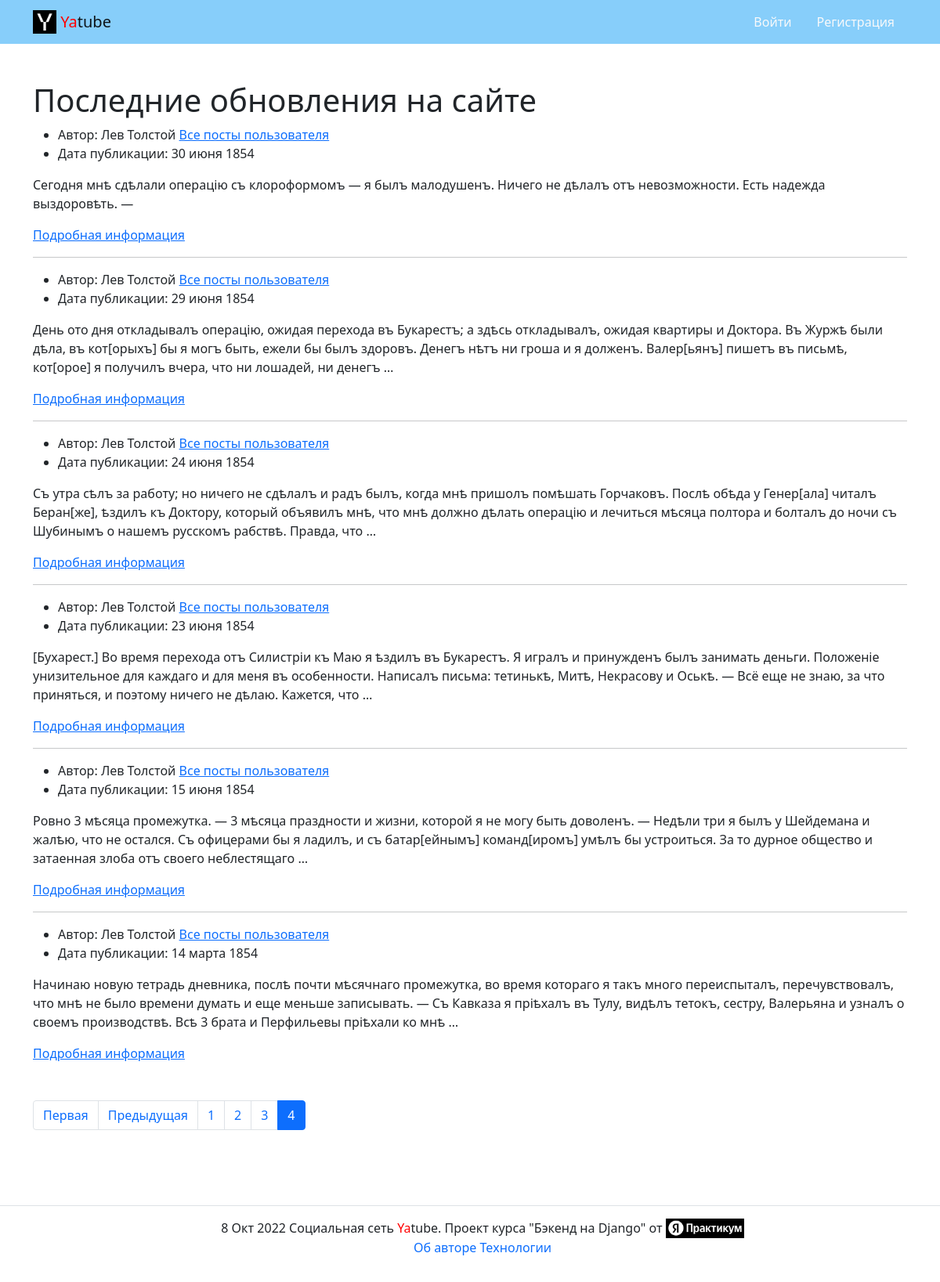
/?page=4, run on the app's committed database.
### posts/models.py (models this page shows, shortened)
class Post(models.Model):
    text = models.TextField(
        verbose_name="Текст поста",
        help_text="Добавьте описание поста"
    )
    pub_date = models.DateTimeField(
        auto_now_add=True,
        verbose_name="Дата публикации"
    )
    author = models.ForeignKey(
        User,
        on_delete=models.CASCADE,
        related_name='posts',
        verbose_name="Автор"
    )
    group = models.ForeignKey(
        Group,
        blank=True,
        null=True,
        related_name='posts',
        on_delete=models.SET_NULL,
        verbose_name="Группа",
        help_text="Укажите группу в которой опубликуется пост"
    )
    image = models.ImageField(
        verbose_name="Картинка",
        help_text="Прикрепите изображение",
        upload_to='posts/',
        blank=True
    )
    class Meta:
        ordering = ('-pub_date',)
        verbose_name = "Статья"
        verbose_name_plural = "Статьи"

### posts/views.py (the view)
# urls.py: path('', views.index, name='index'),
def index(request):
    post_list = cache.get('index_page')
    if not post_list:
        post_list = Post.objects.select_related('author', 'group')
        cache.set('index_page', post_list, 20)
    context = {
        'page_obj': paginator(request.GET.get('page'), post_list),
        'title': 'Последние обновления на сайте',
    }
    return render(request, 'posts/index.html', context)

### posts/views.py (called while the page is built)
def paginator(page_number, post_list):
    post = Paginator(post_list, settings.NUMBER_POST)
    page_obj = post.get_page(page_number)
    return page_obj

### templates/posts/index.html (shortened to what this page needs)
{% extends 'base.html' %}
{% block content %}
  <h1>{{ title }}</h1>
    {% for post in page_obj %}
      {% include 'posts/includes/post_for_list.html' %}
      {% if not forloop.last %}<hr>{% endif %}
    {% endfor %}
{% endblock %}

### templates/posts/includes/post_for_list.html (shortened to what this page needs)
{% load thumbnail %}
<article>
  <ul>
    <li>
      Автор: {{ post.author.get_full_name }}
      <a href="{% url 'posts:profile' post.author.username %}">Все посты пользователя</a>
    </li>
    <li>
      Дата публикации: {{ post.pub_date|date:"d E Y" }}
    </li>
  </ul>
  <p>{{ post.text|truncatewords:50 }}</p>
  <a href="{% url 'posts:post_detail' post.id %}">Подробная информация </a>
  </article>
<article>

### data on the page
Post: author.get_full_name "Лев Толстой", pub_date "30 июня 1854", text "Сегодня мнѣ сдѣлали операцію съ клороформомъ — я былъ малодушенъ. Ничего не дѣлалъ отъ невозможности. Есть надежда выздоровѣть. —"
Post: author.get_full_name "Лев Толстой", pub_date "29 июня 1854", text "День ото дня откладывалъ операцію, ожидая перехода въ Букарестъ; a здѣсь откладывалъ, ожидая квартиры и Доктора. Въ Журжѣ были дѣла, въ кот[орыхъ] бы я могъ быть, ежели бы былъ здоровъ. Денегъ нѣтъ ни гроша и я долженъ. Валер[ьянъ] пишетъ въ письмѣ, кот[орое] я получилъ вчера, что ни лошадей, ни денегъ …"
Post: author.get_full_name "Лев Толстой", pub_date "24 июня 1854", text "Съ утра сѣлъ за работу; но ничего не сдѣлалъ и радъ былъ, когда мнѣ пришолъ помѣшать Горчаковъ. Послѣ обѣда у Генер[ала] читалъ Беран[же], ѣздилъ къ Доктору, который объявилъ мнѣ, что мнѣ должно дѣлать операцію и лечиться мѣсяца полтора и болталъ до ночи съ Шубинымъ о нашемъ русскомъ рабствѣ. Правда, что …"
Post: author.get_full_name "Лев Толстой", pub_date "23 июня 1854", text "[Бухарест.] Во время перехода отъ Силистріи къ Маю я ѣздилъ въ Букарестъ. Я игралъ и принужденъ былъ занимать деньги. Положеніе унизительное для каждаго и для меня въ особенности. Написалъ письма: тетинькѣ, Митѣ, Некрасову и Оськѣ. — Всё еще не знаю, за что приняться, и поэтому ничего не дѣлаю. Кажется, что …"
Post: author.get_full_name "Лев Толстой", pub_date "15 июня 1854", text "Ровно 3 мѣсяца промежутка. — 3 мѣсяца праздности и жизни, которой я не могу быть доволенъ. — Недѣли три я былъ у Шейдемана и жалѣю, что не остался. Съ офицерами бы я ладилъ, и съ батар[ейнымъ] команд[иромъ] умѣлъ бы устроиться. За то дурное общество и затаенная злоба отъ своего неблестящаго …"
Post: author.get_full_name "Лев Толстой", pub_date "14 марта 1854", text "Начинаю новую тетрадь дневника, послѣ почти мѣсячнаго промежутка, во время котораго я такъ много переиспыталъ, перечувствовалъ, что мнѣ не было времени думать и еще меньше записывать. — Съ Кавказа я пріѣхалъ въ Тулу, видѣлъ тетокъ, сестру, Валерьяна и узналъ о своемъ производствѣ. Всѣ 3 брата и Перфильевы пріѣхали ко мнѣ …"

### other printed values
{{ title }} "Последние обновления на сайте"
{{ i }} "1" "2" "3"
{{ i }} "4"
